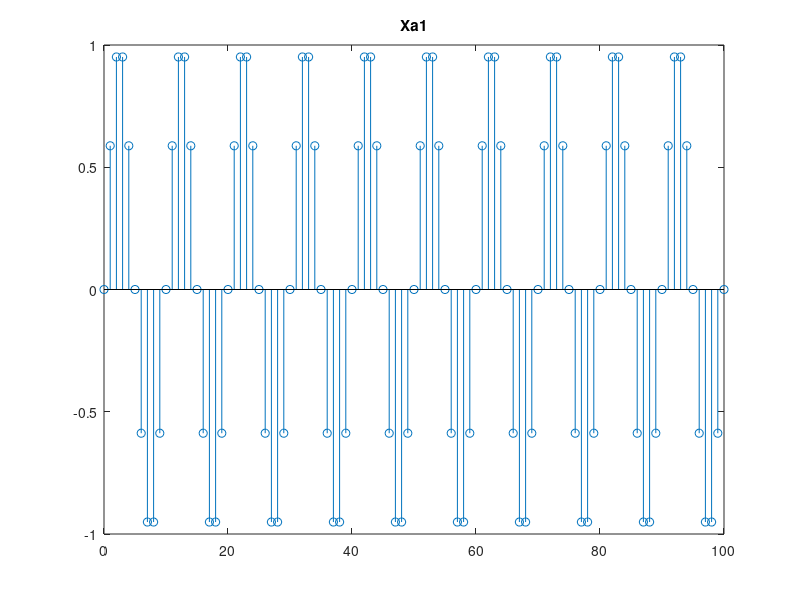
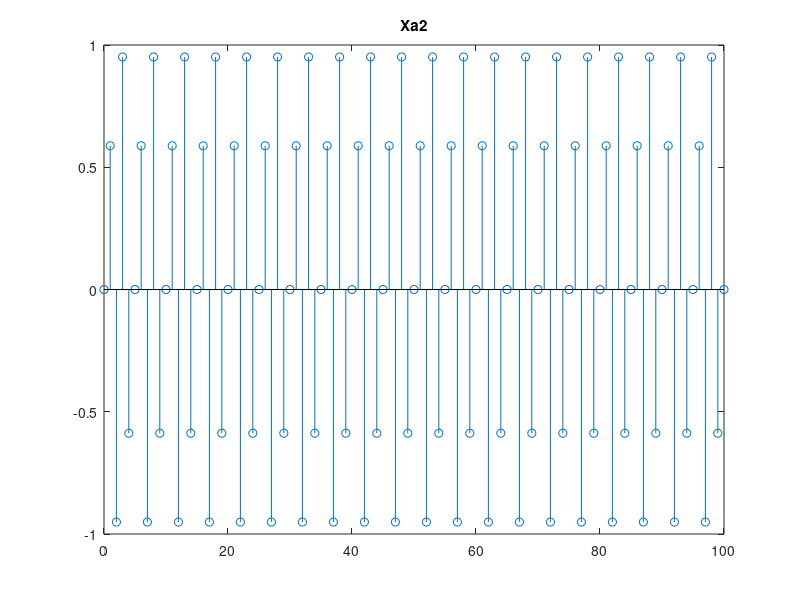
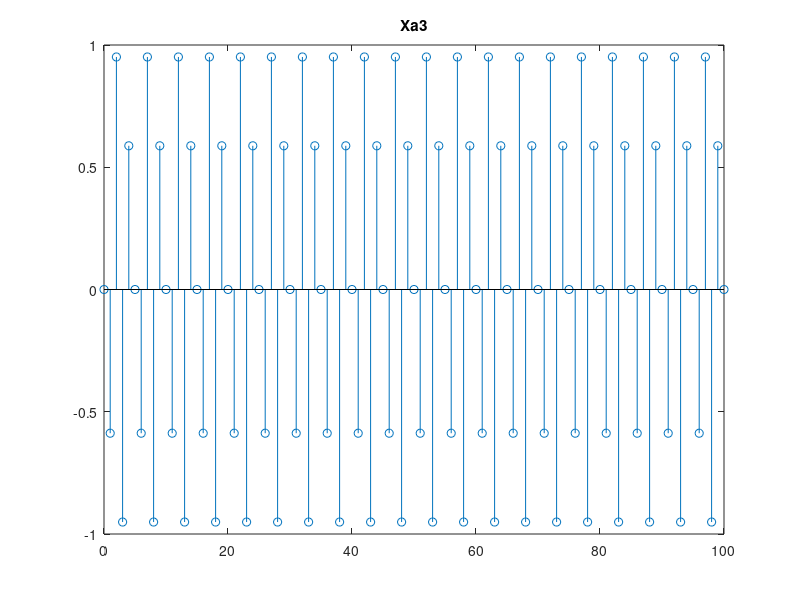
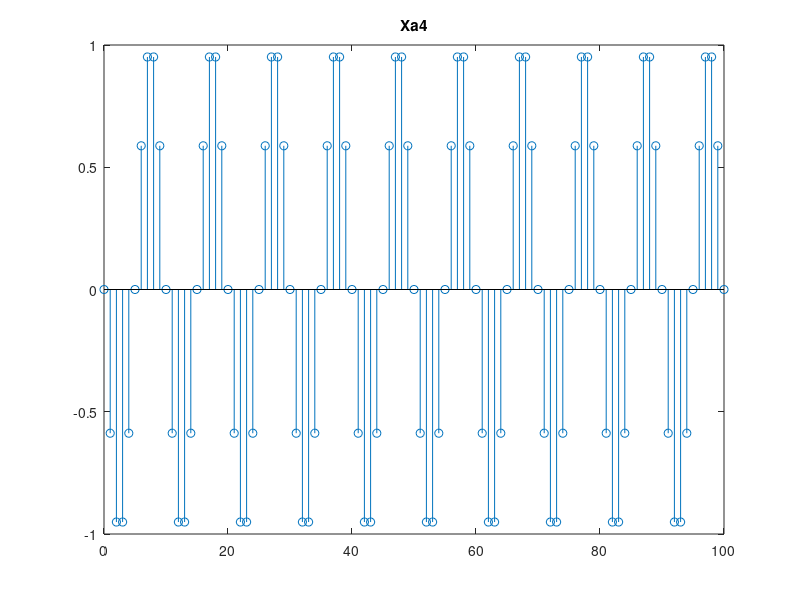

These charts were generated, in order, by the following MATLAB code:
n=0:100;
Fs=5000;
Xa1=sin(2*pi*500*n/Fs);
Xa2=sin(2*pi*2000*n/Fs);
Xa3=sin(2*pi*3000*n/Fs);
Xa4=sin(2*pi*4500*n/Fs);
figure;
stem(n,Xa1);
title('Xa1');
figure;
stem(n,Xa2);
title('Xa2');
figure;
stem(n,Xa3);
title('Xa3');
figure;
stem(n,Xa4);
title('Xa4');
Fs=50000;
Fo=2000;
X=sin(2*pi*Fo*n/Fs);
figure;
stem(n,X);
title('X[n]');
n=0:2:100;
y=sin(2*pi*Fo*n/Fs);
figure;
stem(n,y);
title('y[n]');